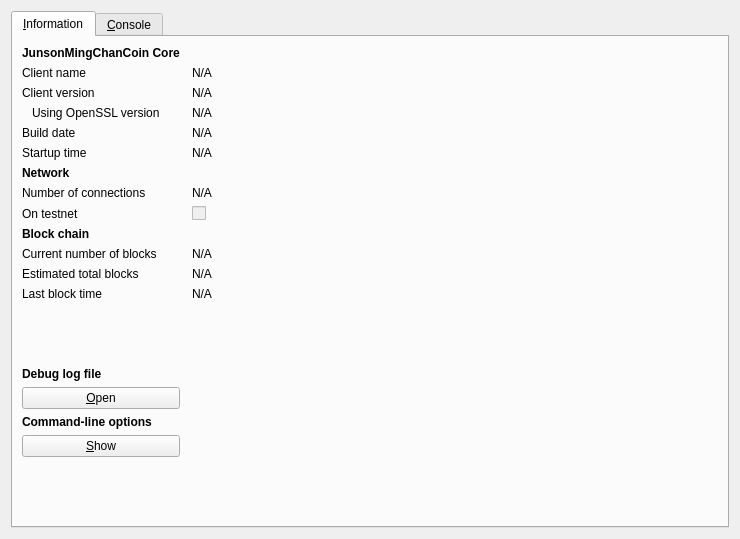
<?xml version="1.0" encoding="UTF-8"?>
<ui version="4.0">
 <class>RPCConsole</class>
 <widget class="QDialog" name="RPCConsole">
  <property name="geometry">
   <rect>
    <x>0</x>
    <y>0</y>
    <width>740</width>
    <height>539</height>
   </rect>
  </property>
  <property name="windowTitle">
   <string>JunsonMingChanCoin - Debug window</string>
  </property>
  <layout class="QVBoxLayout" name="verticalLayout_2">
   <item>
    <widget class="QTabWidget" name="tabWidget">
     <property name="currentIndex">
      <number>0</number>
     </property>
     <widget class="QWidget" name="tab_info">
      <attribute name="title">
       <string>&amp;Information</string>
      </attribute>
      <layout class="QGridLayout" name="gridLayout" columnstretch="0,1">
       <property name="horizontalSpacing">
        <number>12</number>
       </property>
       <item row="0" column="0">
        <widget class="QLabel" name="label_9">
         <property name="font">
          <font>
           <weight>75</weight>
           <bold>true</bold>
          </font>
         </property>
         <property name="text">
          <string>JunsonMingChanCoin Core</string>
         </property>
        </widget>
       </item>
       <item row="1" column="0">
        <widget class="QLabel" name="label_5">
         <property name="text">
          <string>Client name</string>
         </property>
        </widget>
       </item>
       <item row="1" column="1">
        <widget class="QLabel" name="clientName">
         <property name="cursor">
          <cursorShape>IBeamCursor</cursorShape>
         </property>
         <property name="text">
          <string>N/A</string>
         </property>
         <property name="textFormat">
          <enum>Qt::PlainText</enum>
         </property>
         <property name="textInteractionFlags">
          <set>Qt::LinksAccessibleByMouse|Qt::TextSelectableByKeyboard|Qt::TextSelectableByMouse</set>
         </property>
        </widget>
       </item>
       <item row="2" column="0">
        <widget class="QLabel" name="label_6">
         <property name="text">
          <string>Client version</string>
         </property>
        </widget>
       </item>
       <item row="2" column="1">
        <widget class="QLabel" name="clientVersion">
         <property name="cursor">
          <cursorShape>IBeamCursor</cursorShape>
         </property>
         <property name="text">
          <string>N/A</string>
         </property>
         <property name="textFormat">
          <enum>Qt::PlainText</enum>
         </property>
         <property name="textInteractionFlags">
          <set>Qt::LinksAccessibleByMouse|Qt::TextSelectableByKeyboard|Qt::TextSelectableByMouse</set>
         </property>
        </widget>
       </item>
       <item row="3" column="0">
        <widget class="QLabel" name="label_14">
         <property name="text">
          <string>Using OpenSSL version</string>
         </property>
         <property name="indent">
          <number>10</number>
         </property>
        </widget>
       </item>
       <item row="3" column="1">
        <widget class="QLabel" name="openSSLVersion">
         <property name="cursor">
          <cursorShape>IBeamCursor</cursorShape>
         </property>
         <property name="text">
          <string>N/A</string>
         </property>
         <property name="textFormat">
          <enum>Qt::PlainText</enum>
         </property>
         <property name="textInteractionFlags">
          <set>Qt::LinksAccessibleByMouse|Qt::TextSelectableByKeyboard|Qt::TextSelectableByMouse</set>
         </property>
        </widget>
       </item>
       <item row="4" column="0">
        <widget class="QLabel" name="label_12">
         <property name="text">
          <string>Build date</string>
         </property>
        </widget>
       </item>
       <item row="4" column="1">
        <widget class="QLabel" name="buildDate">
         <property name="cursor">
          <cursorShape>IBeamCursor</cursorShape>
         </property>
         <property name="text">
          <string>N/A</string>
         </property>
         <property name="textFormat">
          <enum>Qt::PlainText</enum>
         </property>
         <property name="textInteractionFlags">
          <set>Qt::LinksAccessibleByMouse|Qt::TextSelectableByKeyboard|Qt::TextSelectableByMouse</set>
         </property>
        </widget>
       </item>
       <item row="5" column="0">
        <widget class="QLabel" name="label_13">
         <property name="text">
          <string>Startup time</string>
         </property>
        </widget>
       </item>
       <item row="5" column="1">
        <widget class="QLabel" name="startupTime">
         <property name="cursor">
          <cursorShape>IBeamCursor</cursorShape>
         </property>
         <property name="text">
          <string>N/A</string>
         </property>
         <property name="textFormat">
          <enum>Qt::PlainText</enum>
         </property>
         <property name="textInteractionFlags">
          <set>Qt::LinksAccessibleByMouse|Qt::TextSelectableByKeyboard|Qt::TextSelectableByMouse</set>
         </property>
        </widget>
       </item>
       <item row="6" column="0">
        <widget class="QLabel" name="label_11">
         <property name="font">
          <font>
           <weight>75</weight>
           <bold>true</bold>
          </font>
         </property>
         <property name="text">
          <string>Network</string>
         </property>
        </widget>
       </item>
       <item row="7" column="0">
        <widget class="QLabel" name="label_7">
         <property name="text">
          <string>Number of connections</string>
         </property>
        </widget>
       </item>
       <item row="7" column="1">
        <widget class="QLabel" name="numberOfConnections">
         <property name="cursor">
          <cursorShape>IBeamCursor</cursorShape>
         </property>
         <property name="text">
          <string>N/A</string>
         </property>
         <property name="textFormat">
          <enum>Qt::PlainText</enum>
         </property>
         <property name="textInteractionFlags">
          <set>Qt::LinksAccessibleByMouse|Qt::TextSelectableByKeyboard|Qt::TextSelectableByMouse</set>
         </property>
        </widget>
       </item>
       <item row="8" column="0">
        <widget class="QLabel" name="label_8">
         <property name="text">
          <string>On testnet</string>
         </property>
        </widget>
       </item>
       <item row="8" column="1">
        <widget class="QCheckBox" name="isTestNet">
         <property name="enabled">
          <bool>false</bool>
         </property>
         <property name="text">
          <string/>
         </property>
        </widget>
       </item>
       <item row="9" column="0">
        <widget class="QLabel" name="label_10">
         <property name="font">
          <font>
           <weight>75</weight>
           <bold>true</bold>
          </font>
         </property>
         <property name="text">
          <string>Block chain</string>
         </property>
        </widget>
       </item>
       <item row="10" column="0">
        <widget class="QLabel" name="label_3">
         <property name="text">
          <string>Current number of blocks</string>
         </property>
        </widget>
       </item>
       <item row="10" column="1">
        <widget class="QLabel" name="numberOfBlocks">
         <property name="cursor">
          <cursorShape>IBeamCursor</cursorShape>
         </property>
         <property name="text">
          <string>N/A</string>
         </property>
         <property name="textFormat">
          <enum>Qt::PlainText</enum>
         </property>
         <property name="textInteractionFlags">
          <set>Qt::LinksAccessibleByMouse|Qt::TextSelectableByKeyboard|Qt::TextSelectableByMouse</set>
         </property>
        </widget>
       </item>
       <item row="11" column="0">
        <widget class="QLabel" name="label_4">
         <property name="text">
          <string>Estimated total blocks</string>
         </property>
        </widget>
       </item>
       <item row="11" column="1">
        <widget class="QLabel" name="totalBlocks">
         <property name="cursor">
          <cursorShape>IBeamCursor</cursorShape>
         </property>
         <property name="text">
          <string>N/A</string>
         </property>
         <property name="textFormat">
          <enum>Qt::PlainText</enum>
         </property>
         <property name="textInteractionFlags">
          <set>Qt::LinksAccessibleByMouse|Qt::TextSelectableByKeyboard|Qt::TextSelectableByMouse</set>
         </property>
        </widget>
       </item>
       <item row="12" column="0">
        <widget class="QLabel" name="label_2">
         <property name="text">
          <string>Last block time</string>
         </property>
        </widget>
       </item>
       <item row="12" column="1">
        <widget class="QLabel" name="lastBlockTime">
         <property name="cursor">
          <cursorShape>IBeamCursor</cursorShape>
         </property>
         <property name="text">
          <string>N/A</string>
         </property>
         <property name="textFormat">
          <enum>Qt::PlainText</enum>
         </property>
         <property name="textInteractionFlags">
          <set>Qt::LinksAccessibleByMouse|Qt::TextSelectableByKeyboard|Qt::TextSelectableByMouse</set>
         </property>
        </widget>
       </item>
       <item row="13" column="0">
        <spacer name="verticalSpacer_2">
         <property name="orientation">
          <enum>Qt::Vertical</enum>
         </property>
         <property name="sizeHint" stdset="0">
          <size>
           <width>20</width>
           <height>20</height>
          </size>
         </property>
        </spacer>
       </item>
       <item row="14" column="0">
        <widget class="QLabel" name="labelDebugLogfile">
         <property name="font">
          <font>
           <weight>75</weight>
           <bold>true</bold>
          </font>
         </property>
         <property name="text">
          <string>Debug log file</string>
         </property>
        </widget>
       </item>
       <item row="15" column="0">
        <widget class="QPushButton" name="openDebugLogfileButton">
         <property name="toolTip">
          <string>Open the JunsonMingChanCoin debug log file from the current data directory. This can take a few seconds for large log files.</string>
         </property>
         <property name="text">
          <string>&amp;Open</string>
         </property>
         <property name="autoDefault">
          <bool>false</bool>
         </property>
        </widget>
       </item>
       <item row="16" column="0">
        <widget class="QLabel" name="labelCLOptions">
         <property name="font">
          <font>
           <weight>75</weight>
           <bold>true</bold>
          </font>
         </property>
         <property name="text">
          <string>Command-line options</string>
         </property>
        </widget>
       </item>
       <item row="17" column="0">
        <widget class="QPushButton" name="showCLOptionsButton">
         <property name="toolTip">
          <string>Show the JunsonMingChanCoin-qt help message to get a list with possible JunsonMingChanCoin command-line options.</string>
         </property>
         <property name="text">
          <string>&amp;Show</string>
         </property>
         <property name="autoDefault">
          <bool>false</bool>
         </property>
        </widget>
       </item>
       <item row="18" column="0">
        <spacer name="verticalSpacer">
         <property name="orientation">
          <enum>Qt::Vertical</enum>
         </property>
         <property name="sizeHint" stdset="0">
          <size>
           <width>20</width>
           <height>40</height>
          </size>
         </property>
        </spacer>
       </item>
      </layout>
     </widget>
     <widget class="QWidget" name="tab_console">
      <attribute name="title">
       <string>&amp;Console</string>
      </attribute>
      <layout class="QVBoxLayout" name="verticalLayout_3">
       <property name="spacing">
        <number>3</number>
       </property>
       <item>
        <widget class="QTextEdit" name="messagesWidget">
         <property name="minimumSize">
          <size>
           <width>0</width>
           <height>100</height>
          </size>
         </property>
         <property name="readOnly">
          <bool>true</bool>
         </property>
         <property name="tabKeyNavigation" stdset="0">
          <bool>false</bool>
         </property>
         <property name="columnCount" stdset="0">
          <number>2</number>
         </property>
        </widget>
       </item>
       <item>
        <layout class="QHBoxLayout" name="horizontalLayout">
         <property name="spacing">
          <number>3</number>
         </property>
         <item>
          <widget class="QLabel" name="label">
           <property name="text">
            <string notr="true">&gt;</string>
           </property>
          </widget>
         </item>
         <item>
          <widget class="QLineEdit" name="lineEdit"/>
         </item>
         <item>
          <widget class="QPushButton" name="clearButton">
           <property name="maximumSize">
            <size>
             <width>24</width>
             <height>24</height>
            </size>
           </property>
           <property name="toolTip">
            <string>Clear console</string>
           </property>
           <property name="text">
            <string/>
           </property>
           <property name="icon">
            <iconset resource="../bitcoin.qrc">
             <normaloff>:/icons/remove</normaloff>:/icons/remove</iconset>
           </property>
           <property name="shortcut">
            <string notr="true">Ctrl+L</string>
           </property>
           <property name="autoDefault">
            <bool>false</bool>
           </property>
          </widget>
         </item>
        </layout>
       </item>
      </layout>
     </widget>
    </widget>
   </item>
  </layout>
 </widget>
 <resources>
  <include location="../bitcoin.qrc"/>
 </resources>
 <connections/>
</ui>
